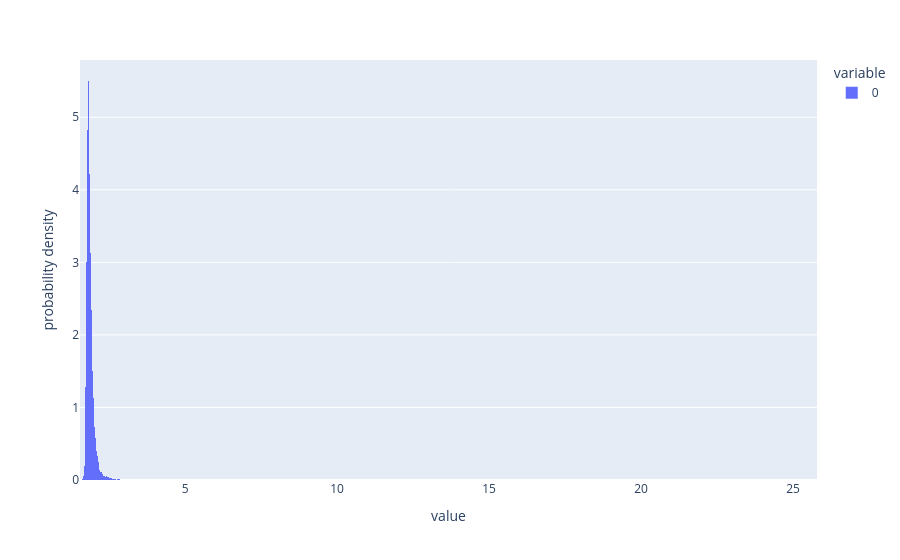

The notebook cell this image was saved under:
### Code cell
px.histogram(np.sqrt(var), histnorm = 'probability density')

### Figure 1 — Plotly figure (JSON) as saved in the notebook; plotly's stock layout.template omitted (floating-point values rounded to 4 significant figures; data arrays with more than 128 entries replaced by an {"elided": "..."} marker saying what was removed)
{"data": [{"bingroup": "x", "histnorm": "probability density", "hovertemplate": "variable=0<br>value=%{x}<br>probability density=%{y}<extra></extra>", "legendgroup": "0", "marker": {"color": "#636efa", "pattern": {"shape": ""}}, "name": "0", "orientation": "v", "showlegend": true, "type": "histogram", "x": {"elided": "60000 float values"}, "xaxis": "x", "yaxis": "y"}], "layout": {"barmode": "relative", "legend": {"title": {"text": "variable"}, "tracegroupgap": 0}, "margin": {"t": 60}, "xaxis": {"anchor": "y", "domain": [0, 1], "title": {"text": "value"}}, "yaxis": {"anchor": "x", "domain": [0, 1], "title": {"text": "probability density"}}}}
